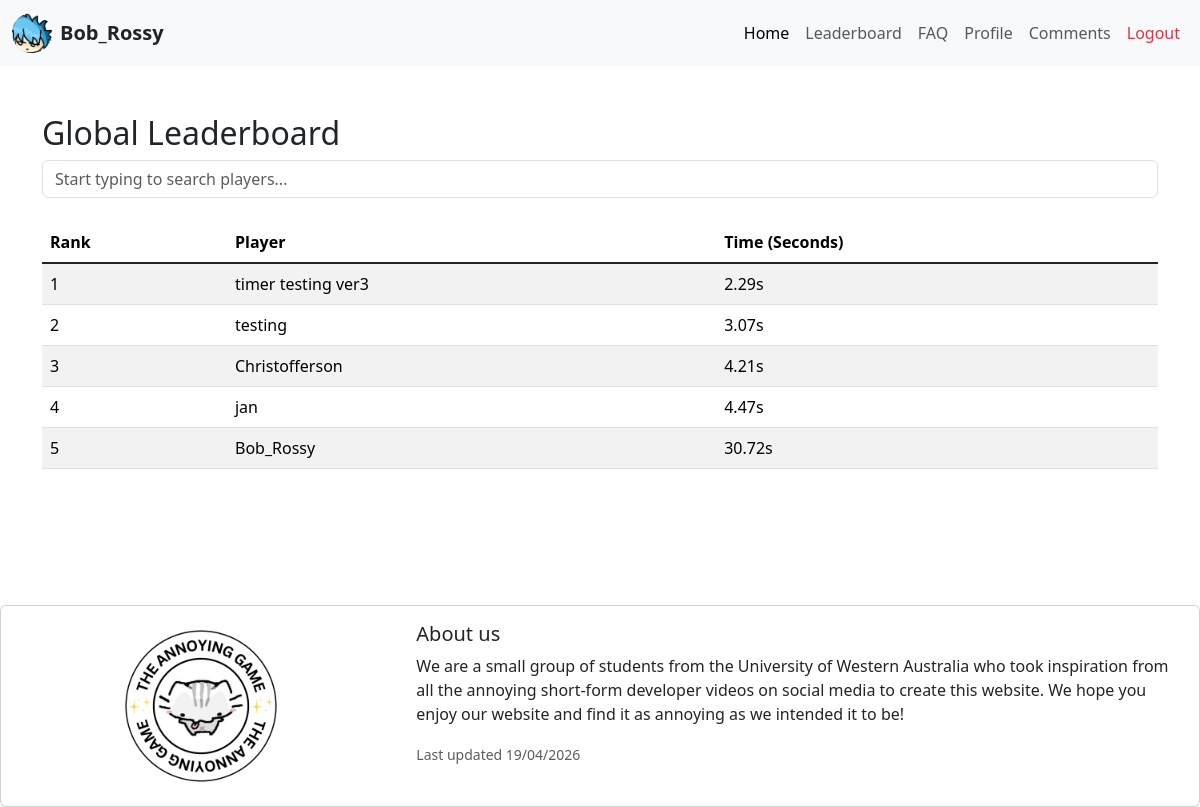
Screenshot of /leaderboard (signed in) with the database file from the repository.
### flaskr/zmodels.py (models this page shows, shortened)
class User(db.Model, SerializerMixin):
    __tablename__ = 'users'
    id = db.Column(db.Integer, primary_key=True)
    profile_image = db.Column(db.String, nullable=False, server_default='icon_head.jpg')
    banner_image = db.Column(db.String, nullable=False, server_default='default_banner.png')
    name = db.Column(db.String, nullable=False)
    username = db.Column(db.String(80), unique=True, nullable=False)
    _password_hash = db.Column(db.String)
    @hybrid_property
    def password_hash(self):
        raise AttributeError("Password hashes may not be viewed.")
    @password_hash.setter
    def password_hash(self, password):
        password_hash = bcrypt.generate_password_hash(
            password.encode('utf-8')
        )
        self._password_hash = password_hash.decode('utf-8')
    serialize_rules = ('-password_hash', '-_password_hash', '-scores.user')
    scores = db.relationship('Score', backref='user', cascade="all, delete-orphan")
    comments = db.relationship('Comment', backref='user', cascade="all, delete-orphan")
    @property
    def total_time(self):
        secret_times = [float(score.best_time) for score in self.scores if score.task_name == 'secret_ending'] #if the user chose the secret ending the task_name == 'secret_ending'. else task_name = 'standard_ending'
        if secret_times: #if player managed to get a 'secret_ending' play on last level -> return the time from just last level and no other level -> total_time = secret_ending time
            return min(secret_times)
        REQUIRED_TASKS = 8  # change this value depending on how many games we have
        best_task_times = {}
        for score in self.scores:
            time = float(score.best_time)
            task = score.task_name
            if task not in best_task_times or time < best_task_times[task]:
                best_task_times[task] = time
        if len(best_task_times) < REQUIRED_TASKS:
            return 0.0
        total = sum(best_task_times.values())
        return round(total, 2)

class Score(db.Model, SerializerMixin):
    __tablename__ = 'score'
    id = db.Column(db.Integer, primary_key=True)
    user_id = db.Column(db.Integer, db.ForeignKey('users.id'), nullable=False)
    task_name = db.Column(db.String(50), nullable=False)
    best_time = db.Column(db.Float, nullable=False)

### flaskr/zroutes.py (the view)
@main.route('/leaderboard')
def leaderboard():
    all_users = User.query.all()
    finished_users = [user for user in all_users if user.total_time > 0]
    sorted_users = sorted(finished_users, key=lambda u: u.total_time, reverse=False)
    for index, user in enumerate(sorted_users):
        user.real_rank = index + 1
    display_users = sorted_users[:20]
    if current_user.is_authenticated and current_user.total_time > 0:
        if current_user not in display_users:
            for user in sorted_users:
                if user.id == current_user.id:
                    display_users.append(user)
                    break
    return render_template('leaderboard.html', users=display_users)

### flaskr/templates/leaderboard.html (shortened to what this page needs)
<!doctype html>
<html lang="en">
  <head>
    <link href="https://cdn.jsdelivr.net/npm/bootstrap@5.3.8/dist/css/bootstrap.min.css" rel="stylesheet">
    <link rel="stylesheet" href="{{ url_for('static', filename='global.css') }}">
  </head>
  <body>
    {% include 'components/navbar.html' %}
    <div class="container mt-5">
      <h2>Global Leaderboard</h2>
      <input
        type="text"
        id="searchInput"
        class="form-control mb-4"
        placeholder="Start typing to search players..."
      >
      <table class="table table-striped mt-3">
        <thead>
          <tr>
            <th>Rank</th>
            <th>Player</th>
            <th>Time (Seconds)</th>
          </tr>
        </thead>
        <tbody id="leaderboardBody" class="table-group-divider">
          {% for user in users %}
          <tr class="{% if current_user.is_authenticated and user.id == current_user.id %}table-warning{% endif %}">
            <td>{{ user.real_rank }}</td>
            <td>{{ user.username }}</td>
            <td>{{ user.total_time }}s</td>
          </tr>
          {% endfor %}
        </tbody>
      </table>
    </div>
    <br><br><br><br><br>
    {% include 'components/footer.html' %}
  </body>
</html>

### flaskr/templates/components/navbar.html (shortened to what this page needs)
<nav class="navbar navbar-expand-lg bg-body-tertiary">
    <div class="container-fluid">
        {% if session.get('user_id') %}
        <a class="navbar-brand d-flex align-items-center text-dark" href="{{ url_for('main.profile') }}">
            <img src="{{ url_for('static', filename='images/' + current_user.profile_image) }}"
                 class="rounded-circle me-2" style="width: 40px; height: 40px; object-fit: cover;" alt="Profile">
            <span class="fw-bold fs-5">{{ current_user.username }}</span>
        </a>
        {% endif %}
        <div class="collapse navbar-collapse" id="navbarNavAltMarkup">
            <div class="navbar-nav ms-auto">
                <a class="nav-link active hover-btn" href="{{ url_for('main.home') }}">Home</a>
                <a class="nav-link hover-btn" href="{{ url_for('main.leaderboard') }}">Leaderboard</a>
                <a class="nav-link hover-btn" href="{{ url_for('main.faq') }}">FAQ</a>
                {% if session.get('user_id') %}
                    <a class="nav-link hover-btn" href="{{ url_for('main.profile') }}">Profile</a>
                    <a class="nav-link hover-btn" href="{{ url_for('main.comments') }}">Comments</a>
                    <a class="nav-link text-danger hover-btn" href="#" id="logoutBtn">Logout</a>
                {% else %}
                    <a class="nav-link text-primary hover-btn" href="{{ url_for('main.signin_page') }}">Sign In</a>
                    <a class="nav-link text-success hover-btn" href="{{ url_for('main.signup_page') }}">Sign Up</a>
                {% endif %}
            </div>
        </div>
    </div>
</nav>

### flaskr/static/global.css (style rules this page uses)
.hover-btn { transition: transform 0.2s ease-in-out; }

### rows the page displays
User: profile_image (picture), username "Bob_Rossy", real_rank "5", total_time "30.72"
User: real_rank "1", username "timer testing ver3", total_time "2.29"
User: real_rank "2", username "testing", total_time "3.07"
User: real_rank "3", username "Christofferson", total_time "4.21"
User: real_rank "4", username "jan", total_time "4.47"
